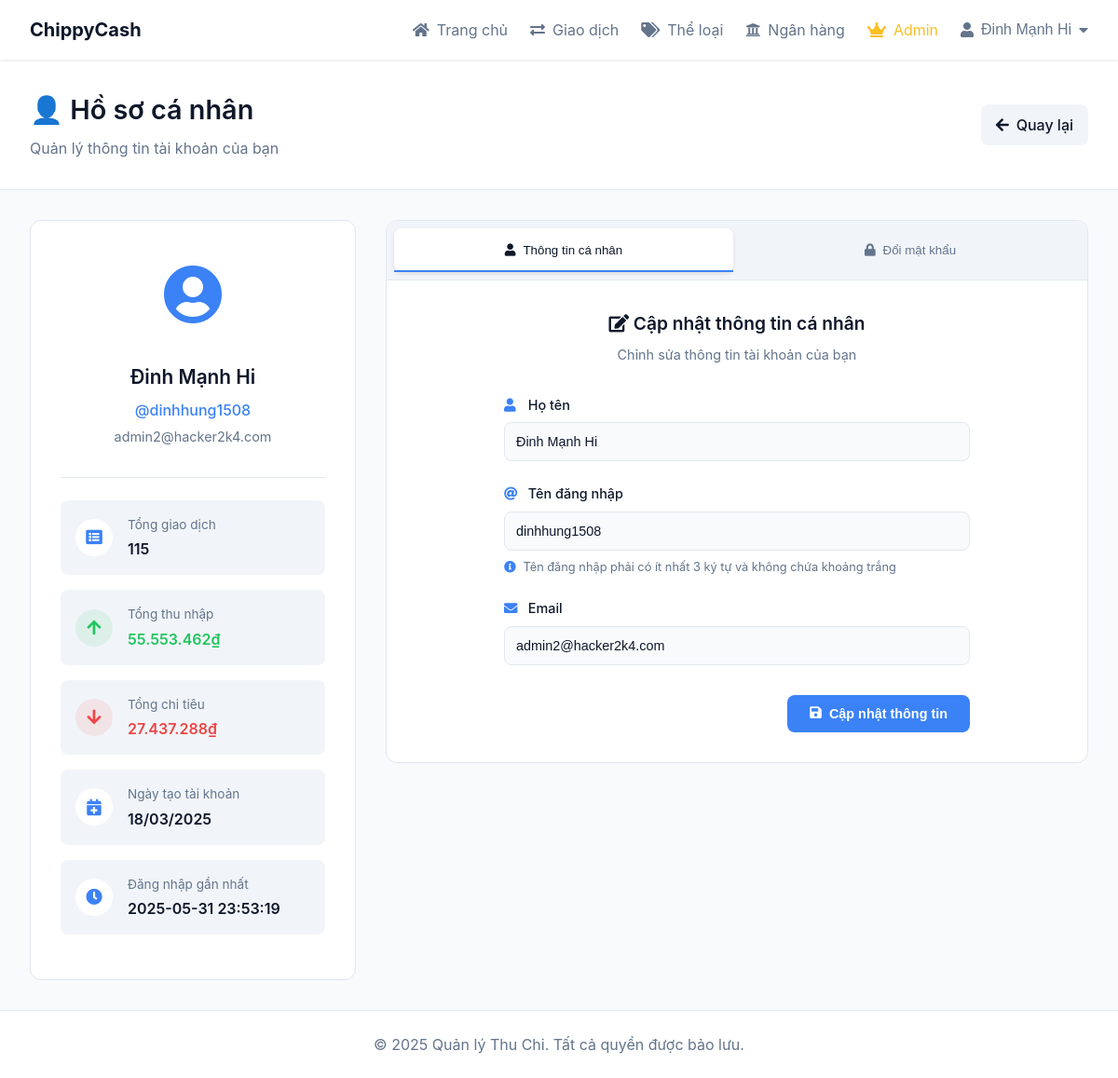
The app's page /profile.php (signed in) with its own data.
### tables this page shows
CREATE TABLE `users` (
  `id` int NOT NULL,
  `name` varchar(100) NOT NULL,
  `username` varchar(50) NOT NULL,
  `email` varchar(100) NOT NULL,
  `password` varchar(255) NOT NULL,
  `role` enum('user','admin') DEFAULT 'user',
  `created_at` datetime DEFAULT CURRENT_TIMESTAMP,
  `updated_at` datetime DEFAULT NULL,
  `last_login` datetime DEFAULT NULL
);

### includes/functions.php (called while the page is built, shortened)
<?php
function getUserById($conn, $user_id) {
  $stmt = $conn->prepare("SELECT * FROM users WHERE id = ?");
  $stmt->execute([$user_id]);
  return $stmt->fetch();
}
function getTotalTransactionCount($conn, $user_id) {
  $stmt = $conn->prepare("SELECT COUNT(*) FROM transactions WHERE user_id = ?");
  $stmt->execute([$user_id]);
  return $stmt->fetchColumn() ?: 0;
}
function getTotalByType($conn, $user_id, $type) {
  $stmt = $conn->prepare("SELECT SUM(amount) FROM transactions WHERE user_id = ? AND type = ?");
  $stmt->execute([$user_id, $type]);
  return $stmt->fetchColumn() ?: 0;
}
function formatMoney($amount) {
  return number_format($amount, 0, ',', '.') . '₫';
}
?>

### profile.php (the view, shortened to what this page needs)
<?php
require_once 'config/database.php';
require_once 'includes/functions.php';
$user_id = $_SESSION['user_id'];
$user = getUserById($conn, $user_id);
$totalTransactions = getTotalTransactionCount($conn, $user_id);
$totalIncome = getTotalByType($conn, $user_id, 'income');
$totalExpense = getTotalByType($conn, $user_id, 'expense');
$accountCreated = $user['created_at'];
$lastLogin = $user['last_login'] ?? 'Chưa có thông tin';
include 'includes/header.php';
?>
<div class="app-container">
    <header class="page-header">
        <div class="header-content">
            <div class="header-left">
                <h1>👤 Hồ sơ cá nhân</h1>
                <p class="subtitle">Quản lý thông tin tài khoản của bạn</p>
            </div>
            <div class="header-right">
                <a href="index.php" class="btn-back">
                    <i class="fas fa-arrow-left"></i> Quay lại
                </a>
            </div>
        </div>
    </header>
    <main class="main-content">
        <div class="profile-container">
            <div class="profile-sidebar">
                <div class="profile-card">
                    <div class="profile-avatar">
                        <i class="fas fa-user-circle"></i>
                    </div>
                    <h2 class="profile-name"><?php echo htmlspecialchars($user['name']); ?></h2>
                    <p class="profile-username">@<?php echo htmlspecialchars($user['username']); ?></p>
                    <p class="profile-email"><?php echo htmlspecialchars($user['email']); ?></p>
                    <div class="profile-stats">
                        <div class="stat-item">
                            <div class="stat-icon">
                                <i class="fas fa-list-alt"></i>
                            </div>
                            <div class="stat-content">
                                <div class="stat-label">Tổng giao dịch</div>
                                <div class="stat-value"><?php echo $totalTransactions; ?></div>
                            </div>
                        </div>
                        <div class="stat-item income">
                            <div class="stat-icon">
                                <i class="fas fa-arrow-up"></i>
                            </div>
                            <div class="stat-content">
                                <div class="stat-label">Tổng thu nhập</div>
                                <div class="stat-value"><?php echo formatMoney($totalIncome); ?></div>
                            </div>
                        </div>
                        <div class="stat-item expense">
                            <div class="stat-icon">
                                <i class="fas fa-arrow-down"></i>
                            </div>
                            <div class="stat-content">
                                <div class="stat-label">Tổng chi tiêu</div>
                                <div class="stat-value"><?php echo formatMoney($totalExpense); ?></div>
                            </div>
                        </div>
                        <div class="stat-item">
                            <div class="stat-icon">
                                <i class="fas fa-calendar-plus"></i>
                            </div>
                            <div class="stat-content">
                                <div class="stat-label">Ngày tạo tài khoản</div>
                                <div class="stat-value"><?php echo date('d/m/Y', strtotime($accountCreated)); ?></div>
                            </div>
                        </div>
                        <div class="stat-item">
                            <div class="stat-icon">
                                <i class="fas fa-clock"></i>
                            </div>
                            <div class="stat-content">
                                <div class="stat-label">Đăng nhập gần nhất</div>
                                <div class="stat-value"><?php echo is_string($lastLogin) ? $lastLogin : date('d/m/Y H:i', strtotime($lastLogin)); ?></div>
                            </div>
                        </div>
                    </div>
                </div>
            </div>
            <div class="profile-content">
                <div class="tabs-container">
                    <nav class="tab-nav">
                        <button class="tab-button active" data-tab="profile-info">
                            <i class="fas fa-user"></i> Thông tin cá nhân
                        </button>
                        <button class="tab-button" data-tab="change-password">
                            <i class="fas fa-lock"></i> Đổi mật khẩu
                        </button>
                    </nav>
                    <div class="tab-content">
                        <div id="profile-info" class="tab-pane active">
                            <div class="form-header">
                                <h3><i class="fas fa-edit"></i> Cập nhật thông tin cá nhân</h3>
                                <p>Chỉnh sửa thông tin tài khoản của bạn</p>
                            </div>
                            <form method="POST" action="" class="profile-form">
                                <div class="form-group">
                                    <label for="name">
                                        <i class="fas fa-user"></i> Họ tên
                                    </label>
                                    <input type="text" id="name" name="name"
                                           value="<?php echo htmlspecialchars($user['name']); ?>"
                                           required class="form-input">
                                </div>
                                <div class="form-group">
                                    <label for="username">
                                        <i class="fas fa-at"></i> Tên đăng nhập
                                    </label>
                                    <input type="text" id="username" name="username"
                                           value="<?php echo htmlspecialchars($user['username']); ?>"
                                           required class="form-input">
                                    <p class="form-hint">
                                        <i class="fas fa-info-circle"></i>
                                        Tên đăng nhập phải có ít nhất 3 ký tự và không chứa khoảng trắng
                                    </p>
                                </div>
                                <div class="form-group">
                                    <label for="email">
                                        <i class="fas fa-envelope"></i> Email
                                    </label>
                                    <input type="email" id="email" name="email"
                                           value="<?php echo htmlspecialchars($user['email']); ?>"
                                           required class="form-input">
                                </div>
                                <div class="form-actions">
                                    <button type="submit" name="update_profile" class="btn-primary">
                                        <i class="fas fa-save"></i> Cập nhật thông tin
                                    </button>
                                </div>
                            </form>
                        </div>
                    </div>
                </div>
            </div>
        </div>
    </main>
</div>
<?php include 'includes/footer.php'; ?>

### css/style.css (style rules this page uses)
:root { --primary-color: #0f172a; --secondary-color: #64748b; --accent-color: #3b82f6; --positive-color: #22c55e; --negative-color: #ef4444; --background-color: #f8fafc; --card-background: #ffffff; --text-primary: #0f172a; --text-secondary: #64748b; --border-color: #e2e8f0; --hover-color: #f1f5f9; --bubble-user: #e0f2fe; --bubble-bot: #ffffff; }
*, *::before, *::after { box-sizing: border-box; transition: background-color 0.3s ease, color 0.3s ease, border-color 0.3s ease; }
* { margin: 0; padding: 0; box-sizing: border-box; }
body { font-family: "Inter", -apple-system, BlinkMacSystemFont, "Segoe UI", Roboto, Oxygen, Ubuntu, Cantarell, sans-serif; line-height: 1.5; color: var(--text-primary); background-color: var(--background-color); transition: background-color 0.3s, color 0.3s; }
a { color: var(--accent-color); text-decoration: none; }
.app-container { min-height: calc(100vh - 60px); display: flex; flex-direction: column; }
.main-header, .page-header { padding: 2rem; border-bottom: 1px solid var(--border-color); }
.header-content { max-width: 1400px; margin: 0 auto; display: flex; justify-content: space-between; align-items: center; }
.header-left h1 { font-size: 2rem; font-weight: 700; color: var(--text-primary); margin-bottom: 0.5rem; }
.subtitle { color: var(--text-secondary); font-size: 1rem; }
.header-right { display: flex; gap: 1rem; align-items: center; }
.btn-primary { background-color: var(--accent-color); color: white; border: none; padding: 0.75rem 1.5rem; border-radius: 0.5rem; font-weight: 500; cursor: pointer; display: flex; align-items: center; gap: 0.5rem; transition: background-color 0.3s; }
.main-content { flex: 1; max-width: 1400px; margin: 0 auto; padding: 2rem; width: 100%; }
.tab-nav { display: flex; border-bottom: 1px solid var(--border-color); background-color: var(--card-background); padding: 0 1rem; }
.tab-button, .magical-tab-button { padding: 1rem 1.5rem; background: none; border: none; color: var(--text-secondary); font-weight: 500; cursor: pointer; position: relative; transition: all 0.4s cubic-bezier(0.25, 0.46, 0.45, 0.94); }
.tab-button.active, .magical-tab-button.active { color: var(--accent-color); }
.tab-button.active::after, .magical-tab-button.active::after { content: ""; position: absolute; bottom: 0; left: 0; right: 0; height: 2px; background-color: var(--accent-color); }
.tab-content { padding: 1.5rem; }
.tab-pane { display: none; transition: opacity 0.3s ease, transform 0.3s ease; opacity: 0; transform: translateY(10px); }
.tab-pane.active { display: block; opacity: 1; transform: translateY(0); }
.form-group { margin-bottom: 1.5rem; }
.form-group label { display: block; margin-bottom: 0.5rem; color: var(--text-primary); font-weight: 500; }
.form-group input, .form-group select, .form-group textarea { width: 100%; padding: 0.75rem; border: 1px solid var(--border-color); border-radius: 0.5rem; background-color: var(--background-color); color: var(--text-primary); }
.form-actions { display: flex; gap: 1rem; margin-top: 2rem; justify-content: flex-end; }

### records on screen
users: name "Đinh Mạnh Hi", username "dinhhung1508", email "admin2@hacker2k4.com", created_at "18/03/2025", last_login "2025-05-31 23:53:19"

### other values on screen
$_SESSION['user_name'] "Đinh Mạnh Hi"
$totalTransactions "115"
formatMoney($totalIncome) "55.553.462₫"
formatMoney($totalExpense) "27.437.288₫"
